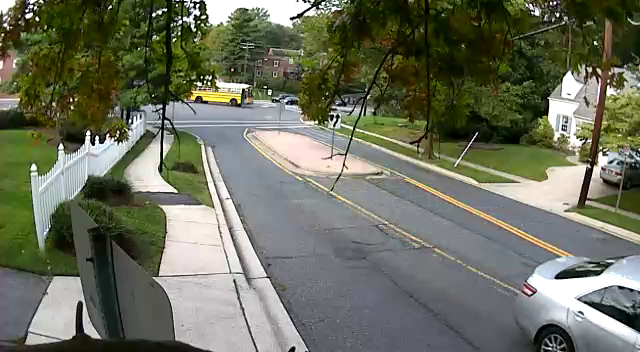
#> input picture frame 66 of pertemuan_1/video.mp4, 640 x 352 px
$ jupyter execute --allow-errors pertemuan_1.ipynb   (shell and % lines are left out)
#> lines starting #> are read from the running program, lines starting #| are printed output that depends on the picture; after the words box and inside, x2 and y2 are one past the last pixel; in counts of white or black regions, pixels touching at a corner belong together
# History | 20 Tahun  Library OpenCV
- Dirilis pertama kali oleh **Intel** pada tahun 1999
- Versi alpha rilis secara public di *IEEE Conference on Computer Vision and Pattern Recognition* pada tahun 2000
- Versi 1.0 rilis pada tahun 2006 (C support) [(link)](https://opencv.org/anniversary/20/?p=366)
- Versi 1.1 "pre-release" rilis tahun 2008
- Development diserahkan kepada **Willow Garage** dan **Itseez** (*leading developer of OpenCV*) pada tahun 2008 [(link)](https://opencv.org/anniversary/20/?p=59)
- **OpenCV 2**  (major update,  C++ support & Python Binding) rilis Oktober 2009 [(link)](https://opencv.org/anniversary/20/?p=145)
- Pada tahun 2012 OpenCV di ambil alih oleh non-profit foundation **OpenCV.org** dan OpenCV mirasi ke **Github** [(link)](https://opencv.org/anniversary/20/?p=147)
- **OpenCV 3.0**  release Juni 2015 (interface improvements, T-API – an OpenCL-based acceleration) [(link) ](https://opencv.org/anniversary/20/?p=150)
- Pada tahun 2016 Intel mengakuisisi **Itseez**, sehingga OpenCV kembali dibawah **Intel** [(link)](https://opencv.org/anniversary/20/?p=152)
- Akhir 2016 OpenCV merilis DNN module and JavaScript (**OpenCV.js**) support (OpenCV >= 3.3) [(link)](https://opencv.org/anniversary/20/?paged=2&cat=6)
- Tahun 2018, Intel merilis **OpenVINO toolkit**, yang dapat digunakan sebagai backend OpenCV DNN [(link)](https://opencv.org/anniversary/20/?p=158)
- **OpenCV 4.0**  release (C++11, Vulkan backend, etc.) Nov 2018
- **OpenCV 4.4**  release Juli 2020
- OpenCV merilis **OAK: Spatial AI Powered** pada Juli 2020

</img>
___

# Pertemuan 1 : OpenCV GUI Feature
- Read, Write & Display Image
- Play, Capture & Write Video
- Drawing Function (line, rectangle, circle, polyline, polyfill)
___

## Jupyter Shortcut
- **ESC** : masuk ke Command Mode
- **ENTER** : masuk ke Cell Mode
- **ESC** + **A**  : Menambahkan cell ke atas
- **ESC** + **B** : Menambahkan cell ke bawah
- **ESC** + **D D** : Delete cell terpilih
- **CTRL** + **B** : Show hide left panel
- **SHIFT** + **M** : Merge selected cell
- **CTRL** + **SHIFT** + **–** : Split cell from cursor position
- **SHIFT** + **DOWN** : Select multiple cell (downward direction)
- **SHIFT** + **UP** : Select multiple cell (Upward direction)
- **CTRL** + **/** : Commenting or uncommenting
___

[cell 1]
import cv2

[cell 2]
# check versi OpenCV

print(cv2.__version__)

[cell 3]
# Check buil information

print(cv2.getBuildInformation())

# 1. Read Image

[cell 4]
img = cv2.imread("lena.jpg")

[cell 5]
type(img)

#> (a cell that did not finish here is left out)

- method `cv2.imread(path_to_file, IMREAD_FLAG)`
    - `path_to_file` : image file location
    - `IMREAD_FLAG` :
        - `cv2.IMREAD_UNCHANGED` : loaded image as is. (default)
        - `cv2.IMREAD_GRAYSCALE` : convert image to the single channel grayscale image.
        - `cv2.IMREAD_COLOR` : convert image to the 3 channel BGR color image.
        - `cv2.IMREAD_ANYDEPTH` : return 16-bit/32-bit image when the input has the corresponding depth, otherwise convert it to 8-bit.
        - `cv2.IMREAD_ANYCOLOR` : image is read in any possible color format.
        - `cv2.IMREAD_LOAD_GDAL` : use the gdal driver for loading the image.
        - `cv2.IMREAD_REDUCED_GRAYSCALE_2` : convert image to the single channel grayscale image and the image size reduced 1/2.
        - `cv2.IMREAD_REDUCED_COLOR_2` : convert image to the 3 channel BGR color image and the image size reduced 1/2.
        - `cv2.IMREAD_REDUCED_GRAYSCALE_4` : convert image to the single channel grayscale image and the image size reduced 1/4.
        - `cv2.IMREAD_REDUCED_COLOR_4` : convert image to the 3 channel BGR color image and the image size reduced 1/4.
        - `cv2.IMREAD_REDUCED_GRAYSCALE_8` : convert image to the single channel grayscale image and the image size reduced 1/8.
        - `cv2.IMREAD_REDUCED_COLOR_8` : convert image to the 3 channel BGR color image and the image size reduced 1/8.
        - `cv2.IMREAD_IGNORE_ORIENTATION` : do not rotate the image according to EXIF’s orientation flag.

[cell 7]
img = cv2.imread("lena.jpg", cv2.IMREAD_REDUCED_GRAYSCALE_2)

#> (a cell that did not finish here is left out)

# 2. Display Image

### Setting SSH X11 Forwarding
- Download & Install VcXsrv Server : [https://github.com/ArcticaProject/vcxsrv/releases](https://github.com/ArcticaProject/vcxsrv/releases)
- Start VcXsrv (Default Display:0.0)
- Add Windows Environment Variable : `DISPLAY = localhost:0.0`

- Add Environment Display setting in VS Code :
    - Press F1
    - Search : `Preferences: Open Setting (UI)`
    - Input : `terminal.integrated.env.windows`
    - Click edit `setting.js`
    - modify setting to :
        ```
            "terminal.integrated.env.windows": {
                "DISPLAY": "127.0.0.1:0.0"
            }
        ```

- Open SSH config file in Visual Studio Code :
    - Press F1
    - Search : `Remote-SSH: Open SSH Configuration File...`
    - Add change connection to :
        ```
        Host <YOUR_CONNECTION_NAME>
        HostName <YOUR_JETSON_IP>
        User <YOUR_JETSON_USERNAME>
        ForwardAgent yes
        ForwardX11 yes
        ForwardX11Trusted yes
        ```

[cell 9]
# display Image via OpenCV GUI

img = cv2.imread("lena.jpg")

cv2.imshow("Lena Photo", img)
cv2.waitKey(0)
cv2.destroyAllWindows()

[cell 10]
cv2.imshow('lena.jpg',img)
res = cv2.waitKey(6000) # display the window for 6000 ms (6 s),
#> (key q is pressed here)
                        # if any keypress detected before 6 s,
                        # the window will be closed.
print(res)
cv2.destroyAllWindows()

[cell 11]
# show image
cv2.imshow('lena.jpg',img)
res = cv2.waitKey(10000)
#> (key q is pressed here)
print('You pressed : %s' % chr(res) if res >=0 and res <= 127 else '<unknown>')
cv2.destroyAllWindows()

[cell 12]
import matplotlib.pyplot as plt

#> (the rest of this cell did not finish here and is left out)

#> (a cell that did not finish here is left out)

# 3. Save Image

[cell 14]
# show image

cv2.imwrite('saved_lena.jpg', img)
#> Out = True

- method `cv2.imwrite(filename, img, IMWRITE_FLAG)`
    - `path_to_file` : image file location.
    - `img` : image matrix (numpy array)
    - `IMWRITE_FLAG` :
        - `cv2.IMWRITE_JPEG_QUALITY` : For JPEG, it can be a quality from 0 to 100 (the higher is the better). Default value is 95.
        - `cv2.IMWRITE_JPEG_PROGRESSIVE` : Enable JPEG features, 0 or 1, default is False.
        - `cv2.IMWRITE_JPEG_OPTIMIZE` : Enable JPEG features, 0 or 1, default is False.
        - `cv2.IMWRITE_JPEG_RST_INTERVAL` : JPEG restart interval, 0 - 65535, default is 0 - no restart.
        - `cv2.IMWRITE_JPEG_LUMA_QUALITY` : Separate luma quality level, 0 - 100, default is 0 - don’t use.
        - `cv2.IMWRITE_JPEG_CHROMA_QUALITY` : Separate chroma quality level, 0 - 100, default is 0 - don’t use.
        - `cv2.IMWRITE_PNG_COMPRESSION` : For PNG, it can be the compression level from 0 to 9. A higher value means a smaller size and longer compression time. If specified, strategy is changed to IMWRITE_PNG_STRATEGY_DEFAULT (Z_DEFAULT_STRATEGY). Default value is 1 (best speed setting).
        - `cv2.IMWRITE_PNG_STRATEGY`: One of cv::ImwritePNGFlags, default is IMWRITE_PNG_STRATEGY_RLE.
        - `cv2.IMWRITE_PNG_BILEVEL` : Binary level PNG, 0 or 1, default is 0.
        - `cv2.IMWRITE_PXM_BINARY` : For PPM, PGM, or PBM, it can be a binary format flag, 0 or 1. Default value is 1.
        - `cv2.IMWRITE_WEBP_QUALITY` : For WEBP, it can be a quality from 1 to 100 (the higher is the better). By default (without any parameter) and for quality above 100 the lossless compression is used.
        - `cv2.IMWRITE_PAM_TUPLETYPE` : For PAM, sets the TUPLETYPE field to the corresponding string value that is defined for the format.


# 4. Play Video

[cell 15]
# load video
cap = cv2.VideoCapture('video.mp4')

# iterate for each frame in video
while cap.isOpened():

    # get image on each frame
    ret, frame = cap.read()
#> frame is the input picture: shape (352, 640, 3); mean B, G, R 94.2, 111.9, 108.2

    frame = cv2.resize(frame, (0,0), fx=0.5, fy=0.5)
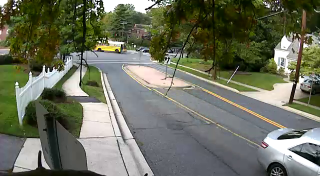
#> frame: shape (176, 320, 3); mean B, G, R 94.3, 112, 108.3

    # show image
    cv2.imshow('Frame',frame)

    # wait 25ms per frame and close using 'q'
    if cv2.waitKey(1) == ord('q'):
#> (key q is pressed here)
          break

#close video
cap.release()
#close window
cv2.destroyAllWindows()

# 5. Capture Photo from Camera

[cell 16]
import time
cap = cv2.VideoCapture(2)

time.sleep(5)
ret, frame = cap.read()

if ret :
    cv2.imwrite("my_photo_2.jpg", frame)
else :
    print("can't save photo")

#close video
cap.release()

# 6. Capture Video from Camera

[cell 17]
cap = cv2.VideoCapture(2)

cap.set(cv2.CAP_PROP_FRAME_WIDTH, 320)
cap.set(cv2.CAP_PROP_FRAME_HEIGHT, 240)

# Define the codec and create VideoWriter object
# fourcc is a 4-byte code used to specify the video codec
fourcc = cv2.VideoWriter_fourcc(*'MP4V') # fourcc for .avi

out = cv2.VideoWriter('output_2.mp4',fourcc, 20, (320,240)) # name, fourcc, fps, size

cv2.VideoWriter
while(cap.isOpened()):
    ret, frame = cap.read()
    if ret:

        # write the flipped frame
        out.write(frame)

        cv2.imshow('frame',frame)
        if cv2.waitKey(10) == ord('q'):
#> (key q is pressed here)
            break
    else:
        break

# Release everything if job is finished
cap.release()
out.release()
cv2.destroyAllWindows()

- method `cap.set()`
```
0. cv2.CAP_PROP_POS_MSEC Current position of the video file in milliseconds.
1. cv2.CAP_PROP_POS_FRAMES 0-based index of the frame to be decoded/captured next.
2. cv2.CAP_PROP_POS_AVI_RATIO Relative position of the video file
3. cv2.CAP_PROP_FRAME_WIDTH Width of the frames in the video stream.
4. cv2.CAP_PROP_FRAME_HEIGHT Height of the frames in the video stream.
5. cv2.CAP_PROP_FPS Frame rate.
6. cv2.CAP_PROP_FOURCC 4-character code of codec.
7. cv2.CAP_PROP_FRAME_COUNT Number of frames in the video file.
8. cv2.CAP_PROP_FORMAT Format of the Mat objects returned by retrieve() .
9. cv2.CAP_PROP_MODE Backend-specific value indicating the current capture mode.
10. cv2.CAP_PROP_BRIGHTNESS Brightness of the image (only for cameras).
11. cv2.CAP_PROP_CONTRAST Contrast of the image (only for cameras).
12. cv2.CAP_PROP_SATURATION Saturation of the image (only for cameras).
13. cv2.CAP_PROP_HUE Hue of the image (only for cameras).
14. cv2.CAP_PROP_GAIN Gain of the image (only for cameras).
15. cv2.CAP_PROP_EXPOSURE Exposure (only for cameras).
16. cv2.CAP_PROP_CONVERT_RGB Boolean flags indicating whether images should be converted to RGB.
17. cv2.CAP_PROP_WHITE_BALANCE Currently unsupported
18. cv2.CAP_PROP_RECTIFICATION Rectification flag for stereo cameras (note: only supported by DC1394 v 2.x backend currently)
```

- OpenCV fourcc video codec :
```
'DIVX' -> .avi \
'mp4' -> .mp4 \
'H264' -> .h264 \
etc.
```

___
# OpenCV Drawing Tool

- Draw a **line** by using the OpenCV function `cv2.line()`
- Draw an **ellipse** by using the OpenCV function `cv2.ellipse()`
- Draw a **rectangle** by using the OpenCV function `cv2.rectangle()`
- Draw a **circle** by using the OpenCV function `cv2.circle()`
- Draw a **filled polygon** by using the OpenCV function `cv2.fillPoly()`
- Write a **text** by using the OpenCV function `cv2.putText()`

# 6. Draw Line (`cv2.line()`)

- Menggunakan method `cv2.line(img, (x0,y0), (xt,yt), (B, G, R), thickness, line_type)`
- untuk :
    - `img` : input image
    - `(x0, y0)` : start point (tuple)
    - `(xt, yt)` : end point (tuple)
    - `(B, G, R)` : line color (tuple)
    - `thickness` : line thickness
    - `line_type` :
        - `cv2.FILLED` : filled line
        - `cv2.LINE_4` : 4-connected line
        - `cv2.LINE_8` : 8-connected line
        - `cv2.LINE_AA` : antialiased line

[cell 18]
import numpy as np

background = np.zeros((400, 400, 3)).astype(np.uint8)

#  horizontal line (red), y0 = yt
cv2.line(background,
         (100, 350),
         (300, 350),
         (50,0,255),
         3,
         cv2.FILLED)

# vertical line (green), x0 = xt
cv2.line(background,
         (50, 100),
         (50, 300),
         (25,255,0),
         20,
         cv2.LINE_8)

# garis miring (pink)
cv2.line(background,
         (250, 300),
         (230 ,100),
         (255,0,255),
         5,
         cv2.LINE_4)

# garis miring (tosca)
cv2.line(background,
         (300, 300),
         (280, 100),
         (100,127,0),
         5,
         cv2.LINE_AA)

cv2.imshow("Draw Line", background)
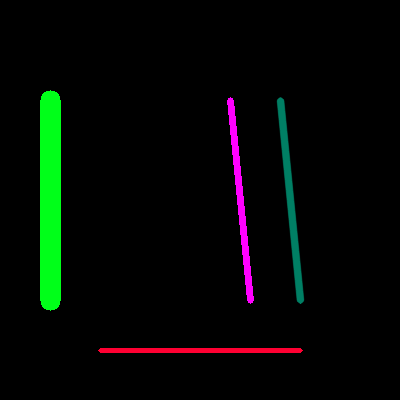
#> window 'Draw Line': shape (400, 400, 3); mean B, G, R 4.2, 8.4, 3.9
cv2.waitKey(0)
cv2.destroyAllWindows()

# 7. Draw Rectangle (`cv2.rectangle()`)

- Menggunakan method `cv2.rectangle(img, (x0,y0), (xt,yt), (B, G, R), thickness, line_type)`
- untuk :
    - `img` : input image
    - `(x0, y0)` : top-left-corner rectangle point (tuple)
    - `(xt, yt)` : bottom-right-corner rectangle point (tuple)
    - `(B, G, R)` : rectangle color (tuple)
    - `thickness` : rectangle thickness (if negative, color will be user as fillcolor)
    - `line_type` :
        - `cv2.FILLED` : filled line
        - `cv2.LINE_4` : 4-connected line
        - `cv2.LINE_8` : 8-connected line
        - `cv2.LINE_AA` : antialiased line

[cell 19]
background = np.zeros((400, 400, 3)).astype(np.uint8)

# outline color
cv2.rectangle(background,
              (15,25),
              (200,150),
              (0,0,255),
              5)
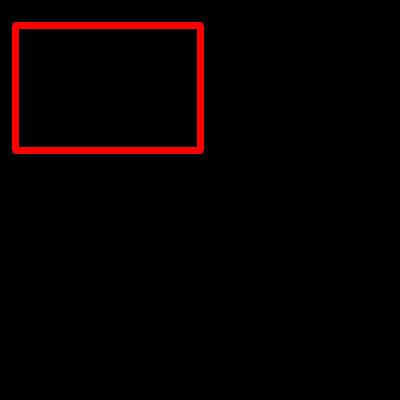
#> background: shape (400, 400, 3); mean of channels 0, 1, 2 0, 0, 6.9; drawn as B, G, R

# fill color
cv2.rectangle(background,
              (210,50),
              (270,270),
              (0,200,255),
              -1,
               cv2.LINE_AA)
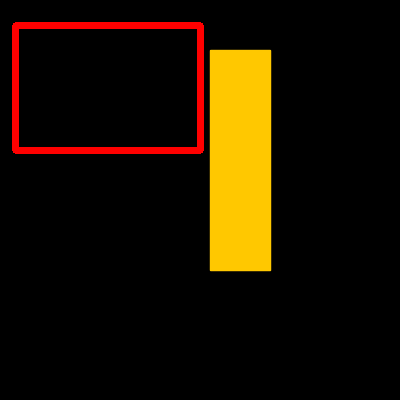
#> background: shape (400, 400, 3); 8.78% of pixels changed, all inside (x1, y1, x2, y2) = (209, 49, 272, 272); drawn as B, G, R

cv2.imshow("Draw Rectangle", background)

cv2.waitKey(0)
cv2.destroyAllWindows()

# 8. Draw Circle (`cv2.circle()`)

- Menggunakan method `cv2.circle(img, (x,y), radius, (B, G, R), thickness, line_type)`
- untuk :
    - `img` : input image
    - `(x, y)` : circle center point (tuple)
    - `radius` : circle radius (in pixel)
    - `(B, G, R)` : circle color (tuple)
    - `thickness` : circle thickness  (if negative, color will be user as fillcolor)
    - `line_type` :
        - `cv2.FILLED` : filled line
        - `cv2.LINE_4` : 4-connected line
        - `cv2.LINE_8` : 8-connected line
        - `cv2.LINE_AA` : antialiased line

[cell 20]
img = cv2.imread("lena.jpg")

# circle outline
cv2.circle(img,
           (65, 65),
           55,
           (0,255,150),
           2,
           cv2.LINE_AA)

# circle fill
cv2.circle(img,
           (65, 250),
           55,
           (0,50,250),
           -1,
           cv2.LINE_AA)


cv2.imshow("Draw Circle", img)

cv2.waitKey(0)
cv2.destroyAllWindows()

# 9. Write Text (`cv2.putText()`)

- Menggunakan method `cv2.putText(img, text, (x,y), font_type, font_scale, (B, G, R), thickness, line_type)`
- untuk :
    - `img` : input image
    - `text` : string to write in image
    - `(x, y)` : start-left position of text (tuple)
    - `font_type` :
        - `cv2.FONT_HERSHEY_SIMPLEX` : size sans-serif font
        - `cv2.FONT_HERSHEY_PLAIN` : small size sans-serif font
        - `cv2.FONT_HERSHEY_DUPLEX` : normal size sans-serif font (more complex than FONT_HERSHEY_SIMPLEX)
        - `cv2.FONT_HERSHEY_COMPLEX` : normal size serif font
        - `cv2.FONT_HERSHEY_TRIPLEX` : normal size serif font (more complex than FONT_HERSHEY_COMPLEX)
        - `cv2.FONT_HERSHEY_COMPLEX_SMALL` : smaller version of FONT_HERSHEY_COMPLEX
        - `cv2.FONT_HERSHEY_SCRIPT_SIMPLEX` : hand-writing style font
        - `cv2.FONT_HERSHEY_SCRIPT_COMPLEX` : more complex variant of FONT_HERSHEY_SCRIPT_SIMPLEX
        - `cv2.FONT_ITALIC` : flag for italic font
    - `(B, G, R)` : circle color (tuple)
    - `thickness` : circle thickness  (if negative, color will be user as fillcolor)
    - `line_type` :
        - `cv2.FILLED` : filled line
        - `cv2.LINE_4` : 4-connected line
        - `cv2.LINE_8` : 8-connected line
        - `cv2.LINE_AA` : antialiased line

[cell 21]
background = np.zeros((200, 500, 3)).astype(np.uint8)
h, w, c = background.shape

font_types = [cv2.FONT_HERSHEY_SIMPLEX,
            cv2.FONT_HERSHEY_PLAIN,
            cv2.FONT_HERSHEY_DUPLEX,
            cv2.FONT_HERSHEY_COMPLEX,
            cv2.FONT_HERSHEY_TRIPLEX,
            cv2.FONT_HERSHEY_COMPLEX_SMALL,
            cv2.FONT_HERSHEY_SCRIPT_SIMPLEX,
            cv2.FONT_HERSHEY_SCRIPT_COMPLEX,
            cv2.FONT_ITALIC ]

texts      = ['FONT HERSHEY SIMPLEX',
            'FONT HERSHEY PLAIN',
            'FONT HERSHEY DUPLEX',
            'FONT HERSHEY COMPLEX',
            'FONT HERSHEY TRIPLEX',
            'FONT HERSHEY COMPLEX SMALL',
            'FONT HERSHEY SCRIPT SIMPLEX',
            'FONT HERSHEY SCRIPT COMPLEX',
            'FONT ITALIC' ]

for text, font_type in zip(texts, font_types):
    frame = background.copy()
    cv2.putText(frame,
                text,
                (50, 50),
                font_type,
                0.9,
                (0, 255, 127),
                1,
                cv2.LINE_AA)
    frame = cv2.rotate(frame, cv2.ROTATE_90_CLOCKWISE)
    cv2.imshow("Write Text", frame)
    cv2.waitKey(2000) #delay 2 second
#> this loop made 9 passes
#> pass 1, `cv2.imshow("Write Text", frame)`:
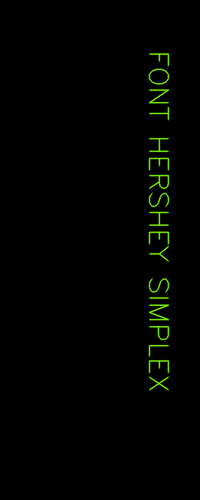
#> window 'Write Text': shape (500, 200, 3); mean B, G, R 0, 2.8, 1.4
#> pass 2, `cv2.imshow("Write Text", frame)`:
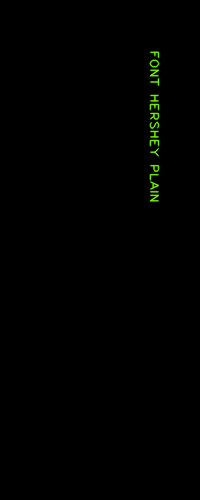
#> window 'Write Text': shape (500, 200, 3); mean B, G, R 0, 1.1, 0.5

cv2.destroyAllWindows()

# 10 Draw Polygon

- method `cv2.fillPoly(img, pts, color, line_type, shift_number, offset)`
    - `img` : input image array
    - `pts` : Array of polygons where each polygon is represented as an array of points.
    - `color` : polygon color (B, G, R)
    - `line_type` :
        - `cv2.FILLED` : filled line
        - `cv2.LINE_4` : 4-connected line
        - `cv2.LINE_8` : 8-connected line
        - `cv2.LINE_AA` : antialiased line
    - `shift_number` : fractional bits in the vertex coordinate.
    - `offset` : offset of all points of the contours.

[cell 22]
import cv2
import numpy as np
contours = np.array([[50,50],
                    [50,150],
                    [150,180],
                    [150,40]])

image = np.zeros((200,200)).astype(np.uint8)

cv2.fillPoly(image, pts = [contours], color =(255,255,255))
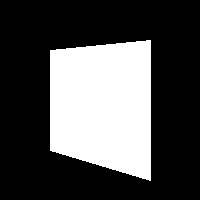
#> image: shape (200, 200); 30.5% white; 1 white region, box (x1, y1, x2, y2) and area: (50, 40, 151, 181) 12211

cv2.imshow("filledPolygon", image)
cv2.waitKey(0)
cv2.destroyAllWindows()

$ run again, starting later in the video
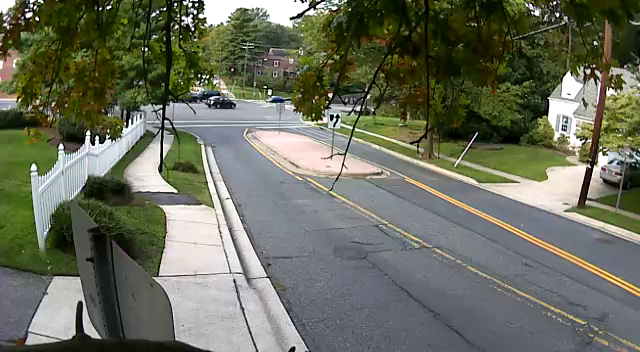
#> input picture frame 297 of pertemuan_1/video.mp4, 640 x 352 px
#> Out = True
#> frame is the input picture: shape (352, 640, 3); mean B, G, R 93.3, 110.1, 106.3
#> `frame = cv2.resize(frame, (0,0), fx=0.5, fy=0.5)`:
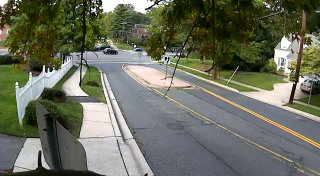
#> frame: shape (176, 320, 3); mean B, G, R 93.4, 110.2, 106.4
#> image: shape (200, 200); 30.5% white; 1 white region, box (x1, y1, x2, y2) and area: (50, 40, 151, 181) 12211

$ run again, starting later in the video
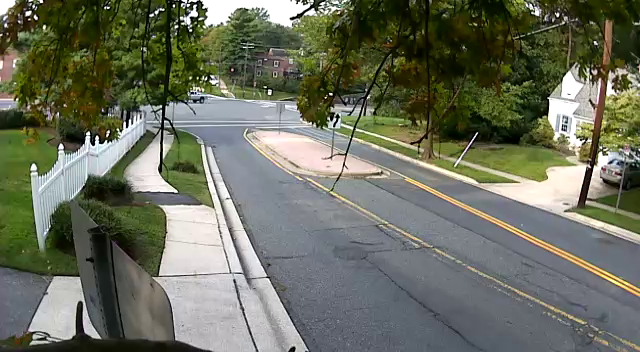
#> input picture frame 528 of pertemuan_1/video.mp4, 640 x 352 px
#> Out = True
#> frame is the input picture: shape (352, 640, 3); mean B, G, R 94.3, 111.3, 107.4
#> `frame = cv2.resize(frame, (0,0), fx=0.5, fy=0.5)`:
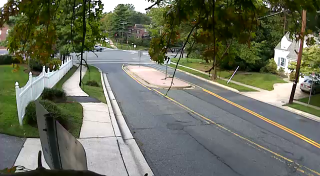
#> frame: shape (176, 320, 3); mean B, G, R 94.4, 111.5, 107.5
#> image: shape (200, 200); 30.5% white; 1 white region, box (x1, y1, x2, y2) and area: (50, 40, 151, 181) 12211
